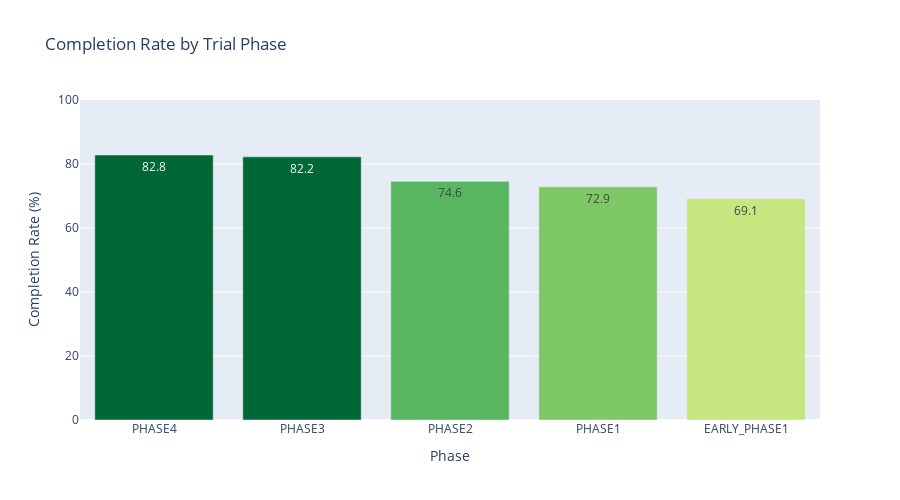

Notebook code cell kept with this figure:
### Markdown cell above
## Bivariate Anlaysis

### Code cell
phase_completion = df_clean.groupby('phase')['completed'].agg(['count', 'mean']).sort_values('count', ascending=False)
phase_completion = phase_completion[phase_completion['count'] > 10]  # Only phases with >10 trials
phase_completion['mean'] *= 100  # Convert to percentage
phase_completion = phase_completion.sort_values('mean', ascending=False)

print("\nCompletion Rate by Phase:")
for phase, row in phase_completion.iterrows():
    print(f"  {phase:15s}: {row['mean']:5.1f}% ({int(row['count']):>4,} trials)")

# Calculate spread
spread = phase_completion['mean'].max() - phase_completion['mean'].min()
print(f"\n  Spread: {spread:.1f} percentage points")

# Visualize
fig = go.Figure()

fig.add_trace(go.Bar(
    x=phase_completion.index,
    y=phase_completion['mean'],
    text=phase_completion['mean'].round(1),
    textposition='auto',
    marker_color=phase_completion['mean'],
    marker_colorscale='RdYlGn',
    marker_cmin=50,
    marker_cmax=80
))

fig.update_layout(
    title='Completion Rate by Trial Phase',
    xaxis_title='Phase',
    yaxis_title='Completion Rate (%)',
    yaxis_range=[0, 100],
    height=500
)

fig.show()

print("\nPhase 3 trials have significantly higher completion rates")

### Figure 1 — Plotly figure (JSON) as saved in the notebook; plotly's stock layout.template omitted (floating-point values rounded to 4 significant figures)
{"data": [{"marker": {"cmax": 80, "cmin": 50, "color": [82.81, 82.24, 74.58, 72.86, 69.12], "colorscale": [[0, "rgb(165,0,38)"], [0.1, "rgb(215,48,39)"], [0.2, "rgb(244,109,67)"], [0.3, "rgb(253,174,97)"], [0.4, "rgb(254,224,139)"], [0.5, "rgb(255,255,191)"], [0.6, "rgb(217,239,139)"], [0.7, "rgb(166,217,106)"], [0.8, "rgb(102,189,99)"], [0.9, "rgb(26,152,80)"], [1, "rgb(0,104,55)"]]}, "text": [82.8, 82.2, 74.6, 72.9, 69.1], "textposition": "auto", "type": "bar", "x": ["PHASE4", "PHASE3", "PHASE2", "PHASE1", "EARLY_PHASE1"], "y": [82.81, 82.24, 74.58, 72.86, 69.12]}], "layout": {"height": 500, "title": {"text": "Completion Rate by Trial Phase"}, "xaxis": {"title": {"text": "Phase"}}, "yaxis": {"range": [0, 100], "title": {"text": "Completion Rate (%)"}}}}
